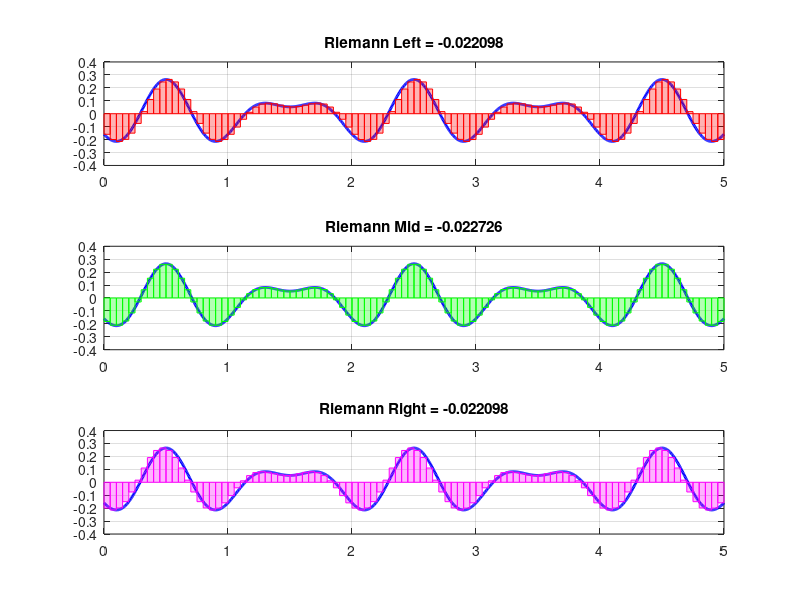
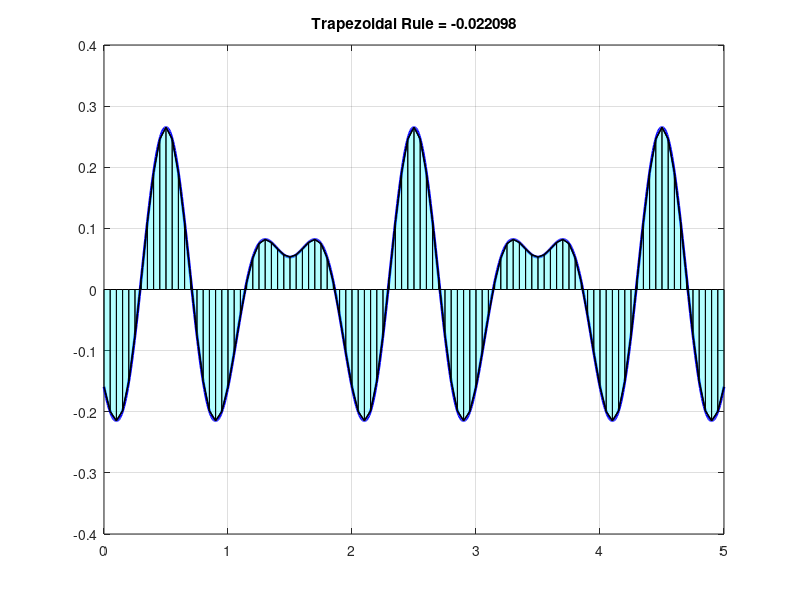
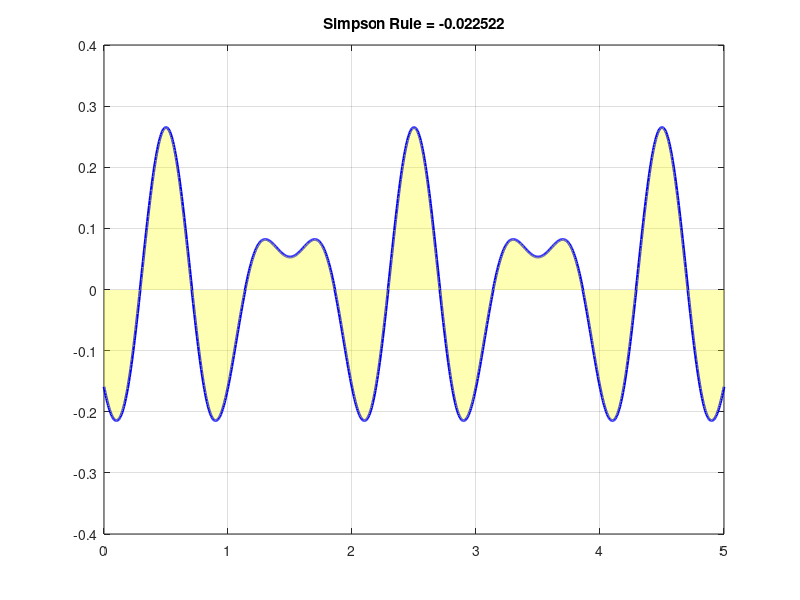
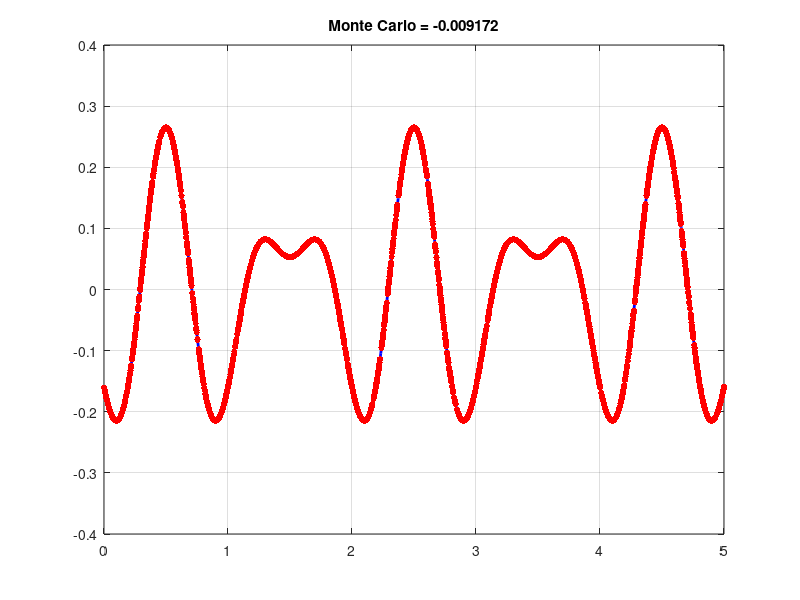

Reproduce these figures in MATLAB, in order. (Note: this script raises an error after producing the figures.)
%% Setup
clc; clear; close all;

% T Integrasi
a = 0; 
b = 5; 
N = 100;               % Partition (harus genap untuk Simpson)
dx = (b - a)/N;       

% Fungsi
y = @(t) -(cos(2*pi*t))/(2*pi) - (sin(3*pi*t))/(3*pi);

% Integral eksak
I_exact = integral(y, a, b);

x = linspace(a,b,N+1);
y_vals = y(x);
t = linspace(a,b,1000);

%% 1. Riemann Left, Mid, Right
% --- Left
x_left = x(1:end-1);
R_left = sum(y(x_left))*dx;

% --- Right
x_right = x(2:end);
R_right = sum(y(x_right))*dx;

% --- Mid
x_mid = (x(1:end-1)+x(2:end))/2;
R_mid = sum(y(x_mid))*dx;

% --- Plot Left, Mid, Right
figure;
subplot(3,1,1);
plot(t,y(t),'b','LineWidth',2); hold on; grid on;
for i=1:N
    fill([x(i) x(i+1) x(i+1) x(i)], [0 0 y(x(i)) y(x(i))], ...
        'r','FaceAlpha',0.3,'EdgeColor','r');
end
title(['Riemann Left = ', num2str(R_left)]);

subplot(3,1,2);
plot(t,y(t),'b','LineWidth',2); hold on; grid on;
for i=1:N
    xm = (x(i)+x(i+1))/2;
    fill([x(i) x(i+1) x(i+1) x(i)], [0 0 y(xm) y(xm)], ...
        'g','FaceAlpha',0.3,'EdgeColor','g');
end
title(['Riemann Mid = ', num2str(R_mid)]);

subplot(3,1,3);
plot(t,y(t),'b','LineWidth',2); hold on; grid on;
for i=1:N
    fill([x(i) x(i+1) x(i+1) x(i)], [0 0 y(x(i+1)) y(x(i+1))], ...
        'm','FaceAlpha',0.3,'EdgeColor','m');
end
title(['Riemann Right = ', num2str(R_right)]);

%% 2. Trapezoidal Rule
I_trap = (dx/2)*(y_vals(1) + 2*sum(y_vals(2:end-1)) + y_vals(end));

figure;
plot(t,y(t),'b','LineWidth',2); hold on; grid on;
for i=1:N
    fill([x(i) x(i+1) x(i+1) x(i)], [0 0 y_vals(i+1) y_vals(i)], ...
        'c','FaceAlpha',0.3,'EdgeColor','k');
    plot([x(i) x(i+1)], [y_vals(i) y_vals(i+1)], 'k', 'LineWidth',1);
end
title(['Trapezoidal Rule = ', num2str(I_trap)]);

%% 3. Simpson's Rule (N harus genap)
I_simp = (dx/3)*(y_vals(1) + ...
    4*sum(y_vals(2:2:end-1)) + ...
    2*sum(y_vals(3:2:end-2)) + ...
    y_vals(end));

figure;
plot(t,y(t),'b','LineWidth',2); hold on; grid on;
for i=1:2:N
    xx = linspace(x(i),x(i+2),50);
    % Interpolasi kuadratik (Lagrange)
    L0 = ((xx-x(i+1)).*(xx-x(i+2)))/((x(i)-x(i+1))*(x(i)-x(i+2)));
    L1 = ((xx-x(i)).*(xx-x(i+2)))/((x(i+1)-x(i))*(x(i+1)-x(i+2)));
    L2 = ((xx-x(i)).*(xx-x(i+1)))/((x(i+2)-x(i))*(x(i+2)-x(i+1)));
    yy = y_vals(i)*L0 + y_vals(i+1)*L1 + y_vals(i+2)*L2;
    fill([xx fliplr(xx)], [yy zeros(size(xx))], 'y','FaceAlpha',0.3,'EdgeColor','none');
end
title(['Simpson Rule = ', num2str(I_simp)]);

%% 4. Monte Carlo
N_mc = 3300;
x_rand = a + (b-a)*rand(1,N_mc);
y_rand = y(x_rand);
I_mc = (b-a)*mean(y_rand);

figure;
plot(t,y(t),'b','LineWidth',2); hold on; grid on;
scatter(x_rand(1:3300), y_rand(1:3300), 20, 'r','filled');
title(['Monte Carlo = ', num2str(I_mc)]);

%% 5. Tabel Error
methods = {'Riemann Left'; 'Riemann Mid'; 'Riemann Right'; ...
           'Trapezoidal'; 'Simpson'; 'Monte Carlo'};
values  = [R_left; R_mid; R_right; I_trap; I_simp; I_mc];
errors  = 100*abs(values - I_exact)/abs(I_exact);

T = table(methods, values, errors, ...
    'VariableNames', {'Metode','Nilai_Integral','Error_Persen'});

disp('================ Komparasi ================');
disp(['Nilai Integral = ', num2str(I_exact)]);
disp(T);
